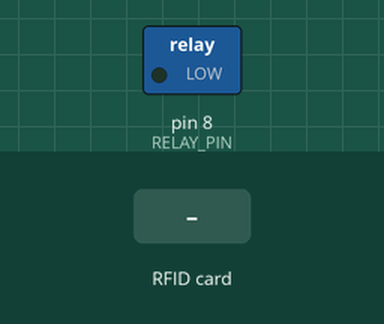
Simulated run of this sketch. Board: Arduino Uno, built with avr-gcc and run on an emulated ATmega328P. On the bench: switched loads named in the sketch (green lamp = pin HIGH). The test bench sets the inputs (shaded band). Pins used as bus, display or sensor lines are not drawn.

Above: at 1.2 s.
1.3 s: RFID card A1 B2 C3 D4 held to the reader
At 1.6 s:
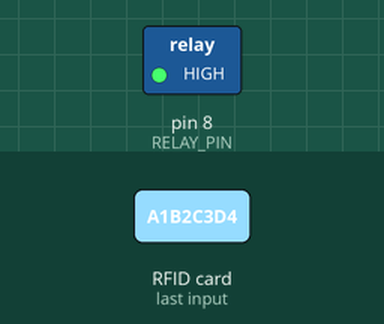
Timing chart, 0 to 5.8 s (numbered marks = the images above; inputs shaded):
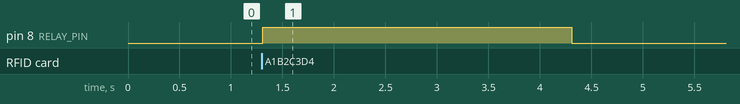

The sketch:

smart_lock_nfc.ino
```cpp
#include <Wire.h>
#include <SPI.h>
#include <MFRC522.h>

#define SS_PIN 10
#define RST_PIN 9
#define RELAY_PIN 8

MFRC522 mfrc522(SS_PIN, RST_PIN);

byte authorizedUID[4] = {0xA1, 0xB2, 0xC3, 0xD4};

void setup() {
  Serial.begin(9600);
  SPI.begin();
  mfrc522.PCD_Init();
  pinMode(RELAY_PIN, OUTPUT);
  digitalWrite(RELAY_PIN, LOW);
}

void loop() {
  if (!mfrc522.PICC_IsNewCardPresent()) return;
  if (!mfrc522.PICC_ReadCardSerial()) return;

  bool access = true;
  for (int i = 0; i < 4; i++) {
    if (mfrc522.uid.uidByte[i] != authorizedUID[i]) {
      access = false;
      break;
    }
  }

  if (access) {
    digitalWrite(RELAY_PIN, HIGH);
    delay(3000);
    digitalWrite(RELAY_PIN, LOW);
  }
}
```

Measured:
- after the input at 1.3 s, pin 8 (RELAY_PIN): LOW → HIGH at once, → LOW 3.0 s later
